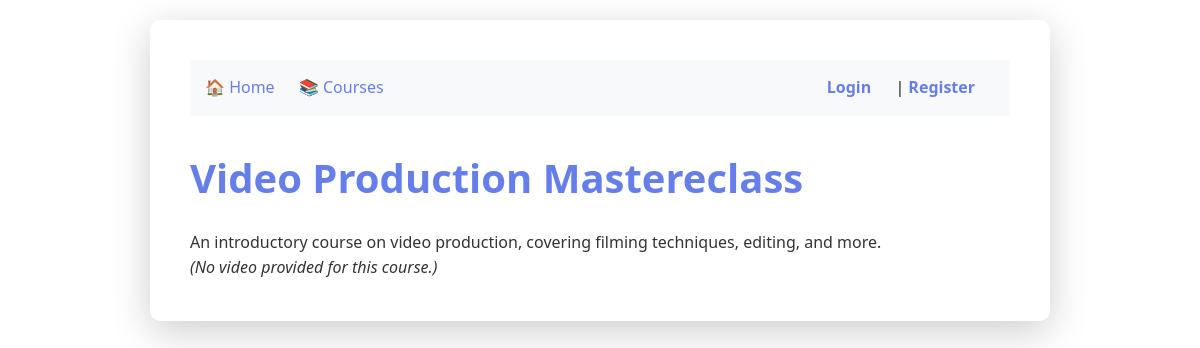
/course/2, run on the app's committed database.
### tables this page shows
CREATE TABLE courses (
                   id INTEGER PRIMARY KEY,
                   title TEXT NOT NULL,
                   description TEXT NOT NULL
               , video_url TEXT);

### routes/courses.py (the view)
    @app.route('/course/<int:course_id>')
    def course_details(course_id):
        conn = get_db_connection()
        course = conn.execute(
            'SELECT * FROM courses WHERE id = ?',
            (course_id,)
        ).fetchone()
        conn.close()
        user = session.get('username')
        admin = is_admin()
        embed_url = get_youtube_embed_url(course['video_url']) if course else None
        return render_template('course_detail.html', course=course, username=user, is_admin=admin, embed_url=embed_url)

### templates/course_detail.html (shortened to what this page needs)
{% extends "base.html" %}
{% block content %}
    {% if course %}
        <h1>{{ course.title }}</h1>
        <p>{{ course.description }}</p>
        {% if embed_url %}
            <div class="video-container" style="position: relative; padding-bottom: 56.25%; height: 0; overflow: hidden; max-width: 100%; background: #000;">
                <iframe
                    src="{{ embed_url }}"
                    style="position: absolute; top: 0; left: 0; width: 100%; height: 100%;"
                    frameborder="0"
                    allow="accelerometer; autoplay; clipboard-write; encrypted-media; gyroscope; picture-in-picture"
                    allowfullscreen>
                </iframe>
            </div>
        {% else %}
            <p><em>(No video provided for this course.)</em></p>
        {% endif %}
    {% else %}
        <h1>Course Not Found</h1>
        <p>Sorry, we couldn't find the course you were looking for.</p>
    {% endif %}
{% endblock %}

### static/css/style.css (style rules this page uses)
* { margin: 0; padding: 0; box-sizing: border-box; }
body { font-family: 'Segoe UI', Tahoma, Geneva, Verdana, sans-serif; line-height: 1.6; color: #333; background-color: linear-gradient(135deg, #667eea 0%, #764ba2 100%); padding: 20px; }
h1 { color: #667eea; margin-bottom: 20px; font-size: 2.5rem; }

### data on the page
courses: title "Video Production Mastereclass", description "An introductory course on video production, covering filming techniques, editing, and more."
